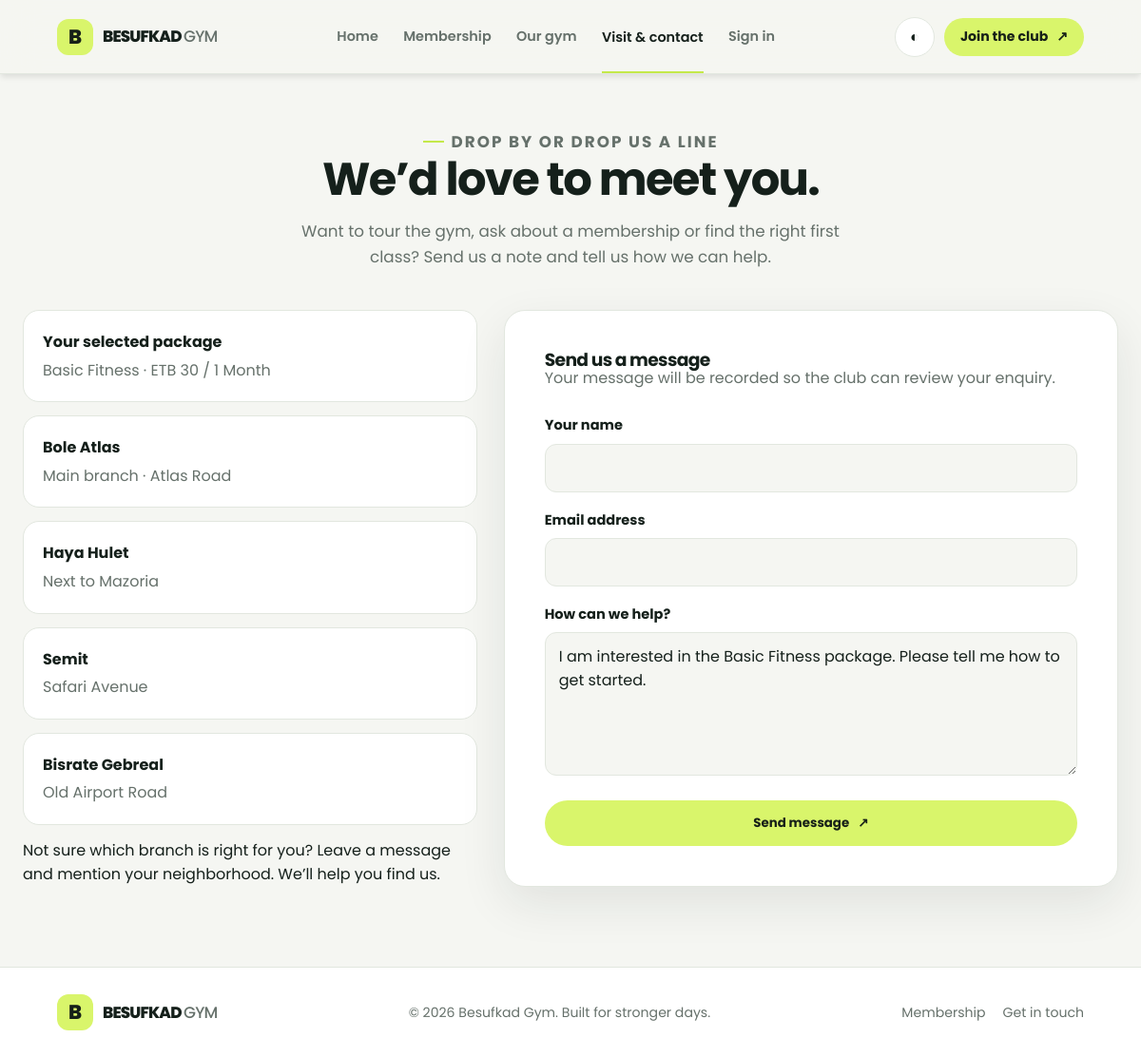
/contact.php?plan=1, run on an earlier commit of the app's database.
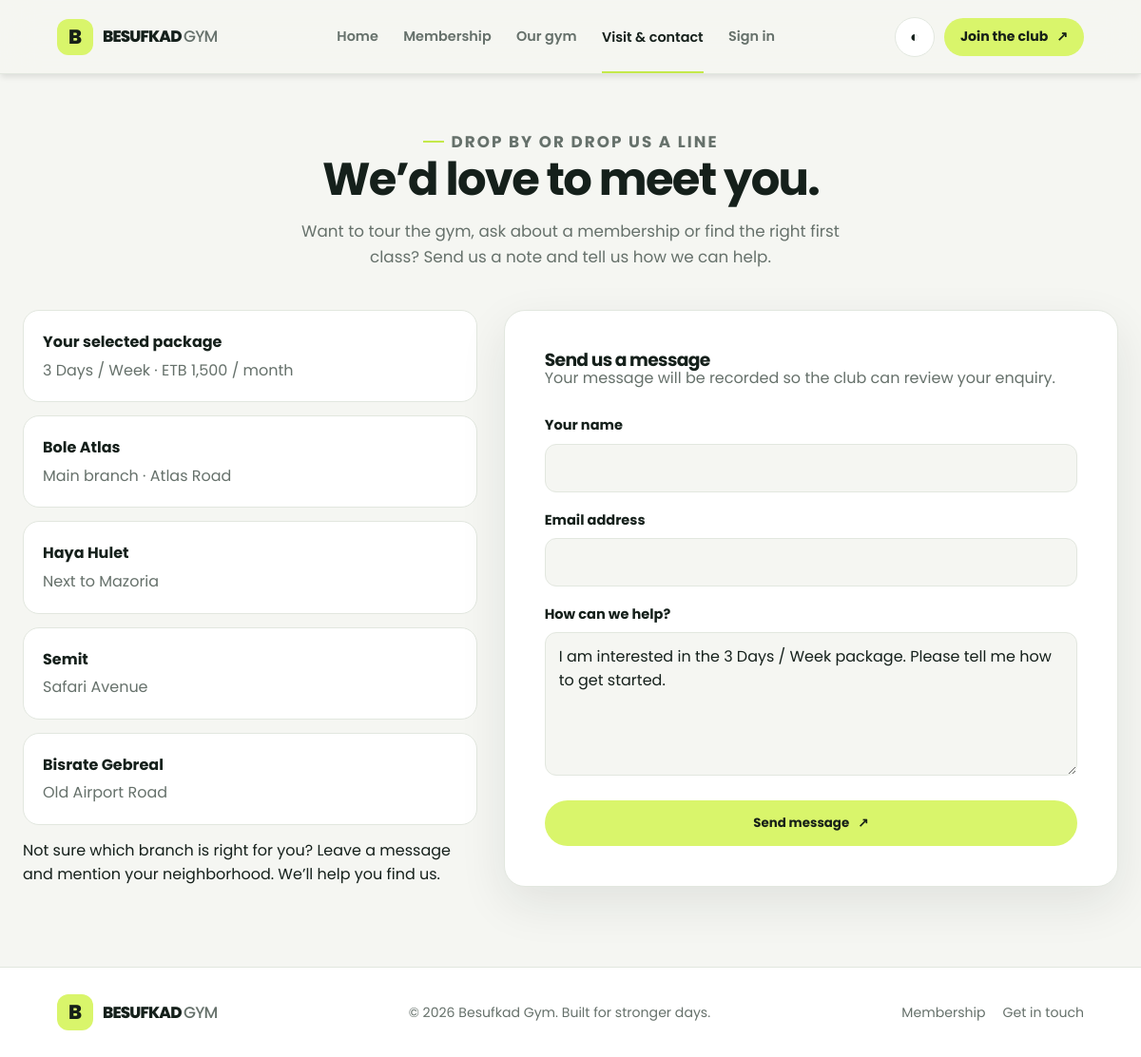
And on a later commit of the database.
### tables this page shows
CREATE TABLE IF NOT EXISTS plans (
    id INT AUTO_INCREMENT PRIMARY KEY,
    name VARCHAR(50) NOT NULL,
    price DECIMAL(10,2) NOT NULL,
    duration VARCHAR(20) NOT NULL,
    description TEXT
);

### contact.php (the view, shortened to what this page needs)
<?php
require_once 'config/db.php';
$name = '';
$email = '';
$selected_plan = null;
$plan_id = filter_var($_GET['plan'] ?? null, FILTER_VALIDATE_INT);
if ($plan_id) {
    $plan_lookup = $conn->prepare('SELECT id, name, price, duration FROM plans WHERE id = ?');
    $plan_lookup->bind_param('i', $plan_id);
    $plan_lookup->execute();
    $selected_plan = $plan_lookup->get_result()->fetch_assoc() ?: null;
}
$message = $selected_plan
    ? 'I am interested in the ' . $selected_plan['name'] . ' package. Please tell me how to get started.'
    : '';
include 'includes/header.php';
?>
<section class="page-intro">
    <p class="eyebrow">Drop by or drop us a line</p>
    <h2>We’d love to meet you.</h2>
    <p>Want to tour the gym, ask about a membership or find the right first class? Send us a note and tell us how we can help.</p>
</section>
<div class="contact-layout">
    <div class="contact-info">
        <?php if ($selected_plan): ?>
            <article class="contact-info-card selected-package"><strong>Your selected package</strong><p><?= htmlspecialchars($selected_plan['name'], ENT_QUOTES, 'UTF-8') ?> · ETB <?= number_format((float) $selected_plan['price'], 0) ?> / <?= htmlspecialchars($selected_plan['duration'], ENT_QUOTES, 'UTF-8') ?></p></article>
        <?php endif; ?>
        <article class="contact-info-card"><strong>Bole Atlas</strong><p>Main branch · Atlas Road</p></article>
        <article class="contact-info-card"><strong>Haya Hulet</strong><p>Next to Mazoria</p></article>
        <article class="contact-info-card"><strong>Semit</strong><p>Safari Avenue</p></article>
        <article class="contact-info-card"><strong>Bisrate Gebreal</strong><p>Old Airport Road</p></article>
        <div class="schedule-note">Not sure which branch is right for you? Leave a message and mention your neighborhood. We’ll help you find us.</div>
    </div>
    <div>
        <form class="form-card" action="contact.php" method="POST">
            <h3>Send us a message</h3>
            <p class="form-intro">Your message will be recorded so the club can review your enquiry.</p>
            <div class="form-group"><label for="name">Your name</label><input id="name" type="text" name="name" value="<?= htmlspecialchars($name, ENT_QUOTES, 'UTF-8') ?>" autocomplete="name" maxlength="100" required></div>
            <div class="form-group"><label for="email">Email address</label><input id="email" type="email" name="email" value="<?= htmlspecialchars($email, ENT_QUOTES, 'UTF-8') ?>" autocomplete="email" maxlength="100" required></div>
            <div class="form-group"><label for="message">How can we help?</label><textarea id="message" name="message" rows="5" maxlength="2000" required><?= htmlspecialchars($message, ENT_QUOTES, 'UTF-8') ?></textarea></div>
            <button type="submit" class="button button-full">Send message <span aria-hidden="true">↗</span></button>
        </form>
    </div>
</div>
<?php include 'includes/footer.php'; ?>

What changed in the data, as far as the page shows it:
changed plans: name "Basic Fitness" → "3 Days / Week"; price "30" → "1,500"; duration "1 Month" → "month"; message "I am interested in the Basic Fitness package. Please tell me how to get started." → "I am interested in the 3 Days / Week package. Please tell me how to get started."
